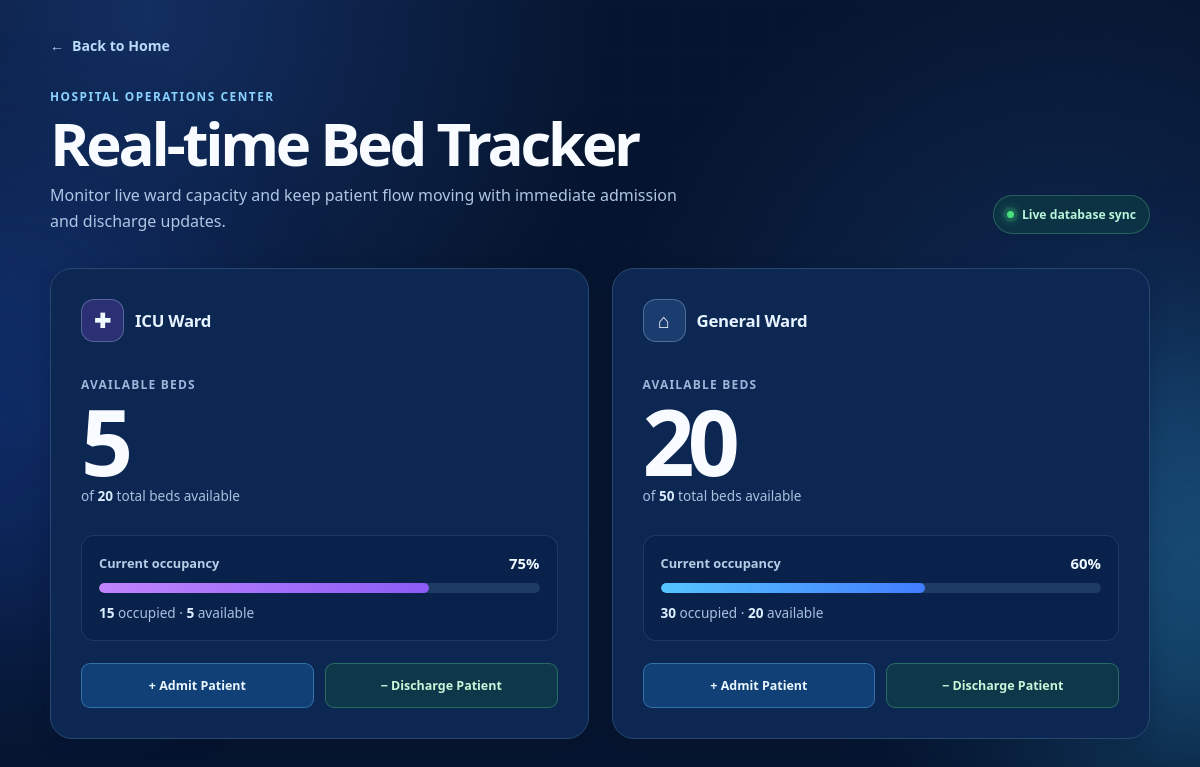
Screenshot of /beds.php with the database file from the repository.
### tables this page shows
CREATE TABLE `bed_status` (
  `ward_type` varchar(20) NOT NULL,
  `total_beds` int(11) NOT NULL,
  `occupied_beds` int(11) NOT NULL
);

### beds.php (the view, shortened to what this page needs)
<?php
require_once __DIR__ . '/db_connect.php';
$conn->query("INSERT IGNORE INTO bed_status (ward_type, total_beds, occupied_beds) VALUES ('ICU', 20, 15), ('General', 50, 30)");
$wards = [];
$result = $conn->query("SELECT ward_type, total_beds, occupied_beds FROM bed_status WHERE ward_type IN ('ICU', 'General') ORDER BY FIELD(ward_type, 'ICU', 'General')");
while ($ward = $result->fetch_assoc()) {
    $ward['available_beds'] = (int) $ward['total_beds'] - (int) $ward['occupied_beds'];
    $ward['occupancy_percentage'] = round(((int) $ward['occupied_beds'] / (int) $ward['total_beds']) * 100);
    $wards[$ward['ward_type']] = $ward;
}
?>
<!DOCTYPE html>
<html lang="en">
<head>
    <link rel="stylesheet" href="style.css">
</head>
<body class="beds-page">
    <main class="beds-shell">
        <a href="index.php" class="queue-back-link"><span aria-hidden="true">←</span> Back to Home</a>
        <header class="beds-header">
            <div>
                <p class="queue-kicker">Hospital operations center</p>
                <h1>Real-time Bed Tracker</h1>
                <p>Monitor live ward capacity and keep patient flow moving with immediate admission and discharge updates.</p>
            </div>
            <span class="beds-live-status"><span></span> Live database sync</span>
        </header>
        <section class="beds-grid" aria-label="Ward capacity dashboard">
            <?php foreach (['ICU', 'General'] as $wardType): ?>
                <?php $ward = $wards[$wardType]; ?>
                <article class="bed-card <?php echo $wardType === 'ICU' ? 'icu-card' : 'general-card'; ?>" data-ward-card="<?php echo htmlspecialchars($wardType, ENT_QUOTES, 'UTF-8'); ?>">
                    <div class="bed-card-topline">
                        <span class="bed-ward-icon" aria-hidden="true"><?php echo $wardType === 'ICU' ? '✚' : '⌂'; ?></span>
                        <span class="bed-ward-label"><?php echo htmlspecialchars($wardType, ENT_QUOTES, 'UTF-8'); ?> Ward</span>
                    </div>
                    <div class="bed-availability">
                        <span>Available beds</span>
                        <strong data-available-beds><?php echo (int) $ward['available_beds']; ?></strong>
                        <p>of <span data-total-beds><?php echo (int) $ward['total_beds']; ?></span> total beds available</p>
                    </div>
                    <div class="bed-progress-block">
                        <div class="bed-progress-label"><span>Current occupancy</span><strong data-occupancy-percentage><?php echo (int) $ward['occupancy_percentage']; ?>%</strong></div>
                        <div class="bed-progress-track" role="progressbar" aria-valuemin="0" aria-valuemax="100" aria-valuenow="<?php echo (int) $ward['occupancy_percentage']; ?>">
                            <span class="bed-progress-fill" data-progress-fill style="width: <?php echo (int) $ward['occupancy_percentage']; ?>%"></span>
                        </div>
                        <p><span data-occupied-beds><?php echo (int) $ward['occupied_beds']; ?></span> occupied · <span data-available-text><?php echo (int) $ward['available_beds']; ?></span> available</p>
                    </div>
                    <div class="bed-actions">
                        <button type="button" class="bed-action-button admit-button" data-action="admit" data-ward="<?php echo htmlspecialchars($wardType, ENT_QUOTES, 'UTF-8'); ?>">+ Admit Patient</button>
                        <button type="button" class="bed-action-button discharge-button" data-action="discharge" data-ward="<?php echo htmlspecialchars($wardType, ENT_QUOTES, 'UTF-8'); ?>">− Discharge Patient</button>
                    </div>
                </article>
            <?php endforeach; ?>
        </section>
    </main>
</body>
</html>

### rows the page displays
bed_status: total_beds "20", occupied_beds "15"
bed_status: total_beds "50", occupied_beds "30"

### other values shown
$wardType "ICU"
$ward['available_beds'] "5"
$ward['occupancy_percentage'] "75"
$wardType "General"
$ward['available_beds'] "20"
$ward['occupancy_percentage'] "60"
